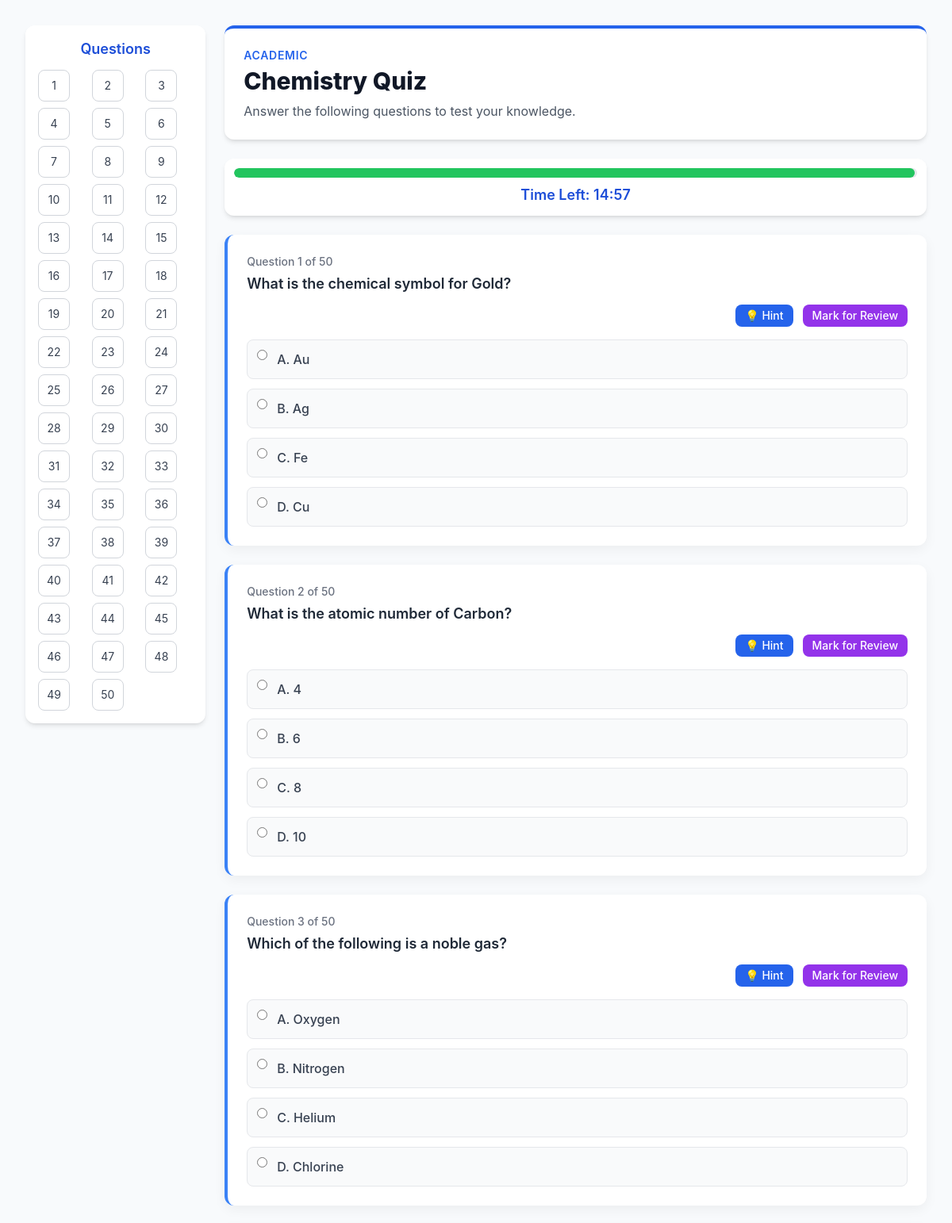
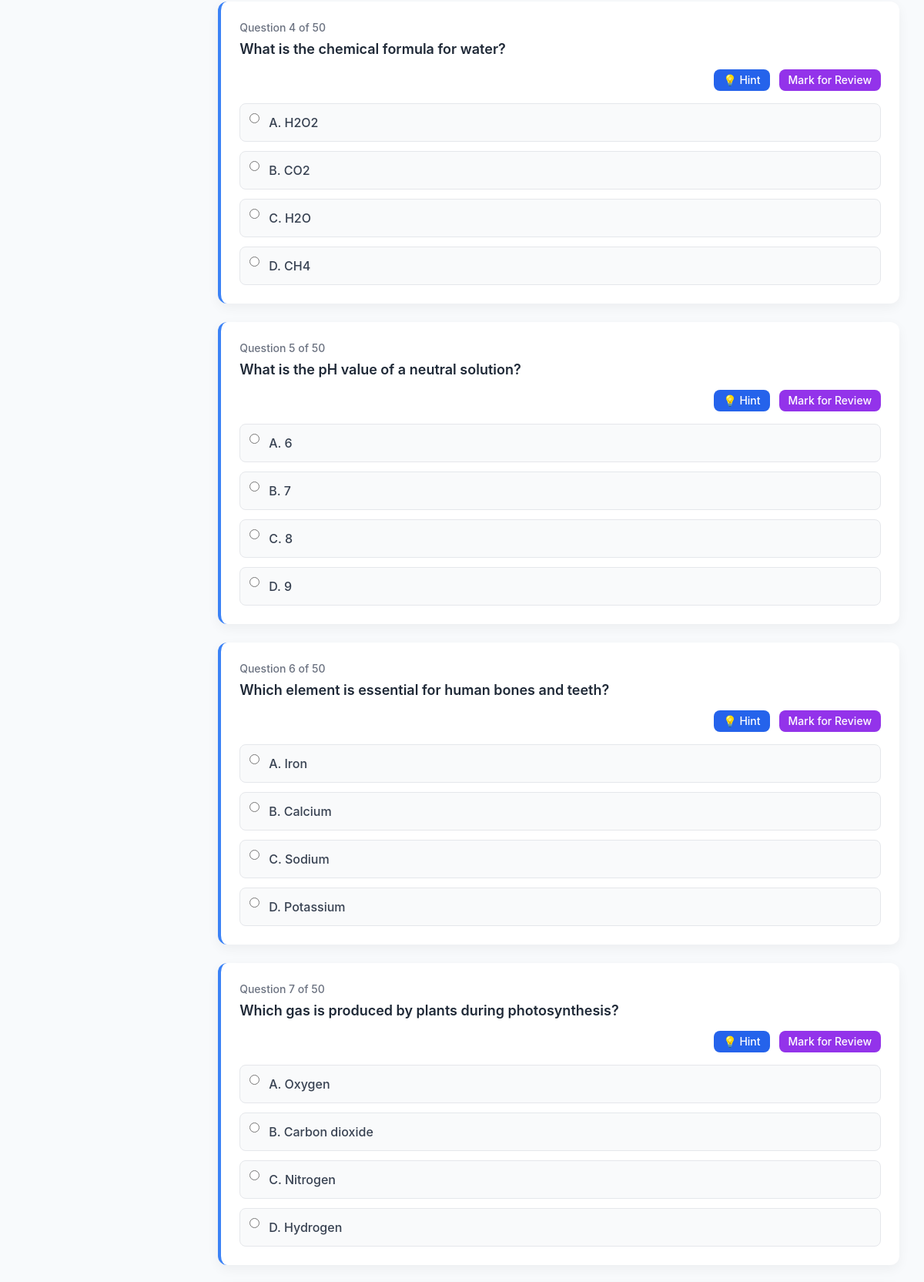
The app's page /subcategories/3/quiz/ (upper part) with its own data (2 pictures, top to bottom).
### quiz_app/models.py (models this page shows, shortened)
class Quiz(models.Model):
    DIFFICULTY_CHOICES = [
        ("easy", "Easy"),
        ("medium", "Medium"),
        ("hard", "Hard"),
    ]
    subcategory = models.ForeignKey(Subcategory, on_delete=models.CASCADE, related_name="quizzes")
    difficulty = models.CharField(max_length=10, choices=DIFFICULTY_CHOICES, default="easy")
    text = models.TextField()
    option_a = models.CharField(max_length=255)
    option_b = models.CharField(max_length=255)
    option_c = models.CharField(max_length=255)
    option_d = models.CharField(max_length=255)
    correct_answer = models.CharField(max_length=1)  # 'A', 'B', 'C', or 'D'
    hint = models.TextField(blank=True, null=True)
    explanation = models.TextField(blank=True, null=True)
    is_used = models.BooleanField(default=False)

class Category(models.Model):
    name = models.CharField(max_length=100)
    description = models.TextField(blank=True, null=True)

class Subcategory(models.Model):
    name = models.CharField(max_length=100)
    category = models.ForeignKey(Category, on_delete=models.CASCADE, related_name="subcategories")
    description = models.TextField(blank=True, null=True)

### quiz_app/views.py (the view)
# urls.py: path('subcategories/<int:subcategory_id>/quiz/', views.quiz_list, name='quiz_list'),
def quiz_list(request, subcategory_id):
    subcategory = get_object_or_404(Subcategory, id=subcategory_id)
    category = subcategory.category
    questions = Quiz.objects.filter(subcategory=subcategory)
    context = {
        "subcategory": subcategory,
        "category": category,
        "questions": questions,
        "options": ["A", "B", "C", "D"],   #  options passed here
        "question_count": questions.count(),
        "error_message": None if questions else "No questions found for this subcategory."
    }
    return render(request, "quiz_app/quiz_list.html", context)

### quiz_app/templates/quiz_app/quiz_list.html (shortened to what this page needs)
{% load static %}
<!DOCTYPE html>
<html lang="en">
<head>
  <script src="https://cdn.tailwindcss.com"></script>
</head>
<body class="min-h-screen flex flex-col p-4 sm:p-8">
  <div class="flex flex-col lg:flex-row gap-6 w-full max-w-7xl mx-auto">
    <aside class="lg:w-1/5 bg-white p-4 rounded-xl shadow-md h-fit sticky top-4 self-start">
      <h2 class="text-lg font-semibold text-blue-700 mb-3 text-center">Questions</h2>
      <div class="grid grid-cols-5 sm:grid-cols-4 lg:grid-cols-3 xl:grid-cols-4 gap-2 justify-center">
        {% for question in questions %}
          <button
            type="button"
            onclick="scrollToQuestion('{{ forloop.counter }}')"
            id="nav-{{ forloop.counter }}"
            class="w-10 h-10 flex items-center justify-center rounded-lg border border-gray-300 text-sm text-gray-700 hover:bg-blue-500 hover:text-white transition">
            {{ forloop.counter }}
          </button>
        {% endfor %}
      </div>
    </aside>
    <div class="flex-1">
      <header class="bg-white p-6 rounded-xl shadow-md mb-6 border-t-4 border-blue-600">
        <p class="text-sm text-blue-600 font-semibold uppercase tracking-wider">{{ category.name }}</p>
        <h1 class="text-3xl font-extrabold text-gray-900 mt-1">{{ subcategory.name }} Quiz</h1>
        {% if error_message %}
          <div class="mt-4 p-4 bg-red-100 text-red-700 border border-red-300 rounded-lg">
            <p class="font-medium">{{ error_message }}</p>
          </div>
        {% else %}
          <p class="text-gray-600 mt-2">Answer the following questions to test your knowledge.</p>
        {% endif %}
      </header>
<div class="sticky top-0 z-50 bg-white shadow-md rounded-xl p-3 mb-6">
  <div class="w-full bg-gray-200 rounded-full overflow-hidden h-3">
    <div id="timer-bar" class="h-3 w-full rounded-full transition-all duration-500 ease-linear bg-green-500"></div>
  </div>
  <p id="timer-text" class="text-center text-lg font-semibold text-blue-700 mt-2">Time Left: 02:00</p>
</div>
      {% if questions %}
      <form method="post" action="{% url 'submit_quiz' subcategory.id %}" class="space-y-6" id="quiz-form">
        {% for question in questions %}
        <div id="question-{{ forloop.counter }}" class="quiz-card bg-white p-6 rounded-xl border-l-4 border-blue-500">
          <p class="text-sm text-gray-500 font-medium mb-1">
            Question {{ forloop.counter }} of {{ question_count }}
          </p>
          <div class="mb-4">
  <p class="text-lg font-semibold text-gray-800 mb-3">{{ question.text }}</p>
  <div class="flex flex-wrap justify-end gap-3">
    <button
      type="button"
      class="px-3 py-1 bg-blue-600 text-white text-sm font-medium rounded-lg hover:bg-blue-700 transition"
      data-question-id="{{ question.id }}"
      data-question-number="{{ forloop.counter }}"
      onclick="getHint(this)">
      💡 Hint
    </button>
    <button
      type="button"
      class="px-3 py-1 bg-purple-600 text-white text-sm font-medium rounded-lg hover:bg-purple-700 transition"
      onclick="markForReview('{{ forloop.counter }}')">
       Mark for Review
    </button>
  </div>
</div>
          <div class="space-y-3 mt-4">
            <label class="flex items-start option-item bg-gray-50 p-3 rounded-lg cursor-pointer border border-gray-200">
              <input type="radio" name="question_{{ forloop.counter }}" value="a" required>
              <span class="ml-3 text-base font-medium text-gray-700">A. {{ question.option_a }}</span>
            </label>
            <label class="flex items-start option-item bg-gray-50 p-3 rounded-lg cursor-pointer border border-gray-200">
              <input type="radio" name="question_{{ forloop.counter }}" value="b" required>
              <span class="ml-3 text-base font-medium text-gray-700">B. {{ question.option_b }}</span>
            </label>
            <label class="flex items-start option-item bg-gray-50 p-3 rounded-lg cursor-pointer border border-gray-200">
              <input type="radio" name="question_{{ forloop.counter }}" value="c" required>
              <span class="ml-3 text-base font-medium text-gray-700">C. {{ question.option_c }}</span>
            </label>
            <label class="flex items-start option-item bg-gray-50 p-3 rounded-lg cursor-pointer border border-gray-200">
              <input type="radio" name="question_{{ forloop.counter }}" value="d" required>
              <span class="ml-3 text-base font-medium text-gray-700">D. {{ question.option_d }}</span>
            </label>
          </div>
        </div>
        {% endfor %}
      </form>
      {% endif %}
    </div>
  </div>
</body>
</html>

### quiz_app/templates/quiz_app/quiz_list.html (style rules this page uses)
body { font-family: 'Inter', sans-serif; background-color: #f8fafc; }
.quiz-card { box-shadow: 0 5px 15px rgba(0,0,0,0.05); scroll-margin-top: 80px; }

### records on screen
Quiz: question_count "50", text "What is the chemical symbol for Gold?", option_a "Au", option_b "Ag", option_c "Fe", option_d "Cu"
Quiz: question_count "50", text "What is the atomic number of Carbon?", option_a "4", option_b "6", option_c "8", option_d "10"
Quiz: question_count "50", text "Which of the following is a noble gas?", option_a "Oxygen", option_b "Nitrogen", option_c "Helium", option_d "Chlorine"
Quiz: question_count "50", text "What is the chemical formula for water?", option_a "H2O2", option_b "CO2", option_c "H2O", option_d "CH4"
Quiz: question_count "50", text "What is the pH value of a neutral solution?", option_a "6", option_b "7", option_c "8", option_d "9"
Quiz: question_count "50", text "Which element is essential for human bones and teeth?", option_a "Iron", option_b "Calcium", option_c "Sodium", option_d "Potassium"
Quiz: question_count "50", text "Which gas is produced by plants during photosynthesis?", option_a "Oxygen", option_b "Carbon dioxide", option_c "Nitrogen", option_d "Hydrogen"
Category: name "ACADEMIC"
Subcategory: name "Chemistry"
